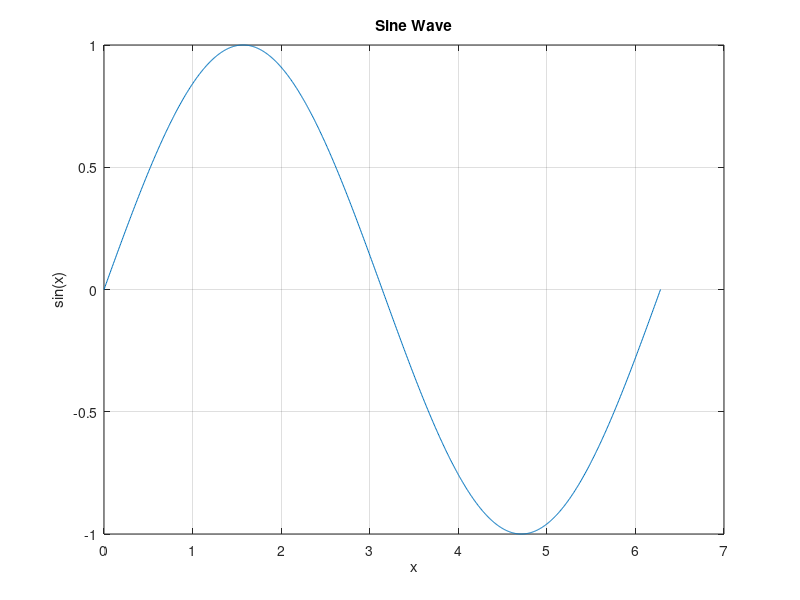

Reproduce this figure in MATLAB.
% This script plots a sine wave
x = linspace(0, 2*pi, 1000);
y = sin(x);

plot(x, y);
title('Sine Wave');
xlabel('x');
ylabel('sin(x)');
grid on;
